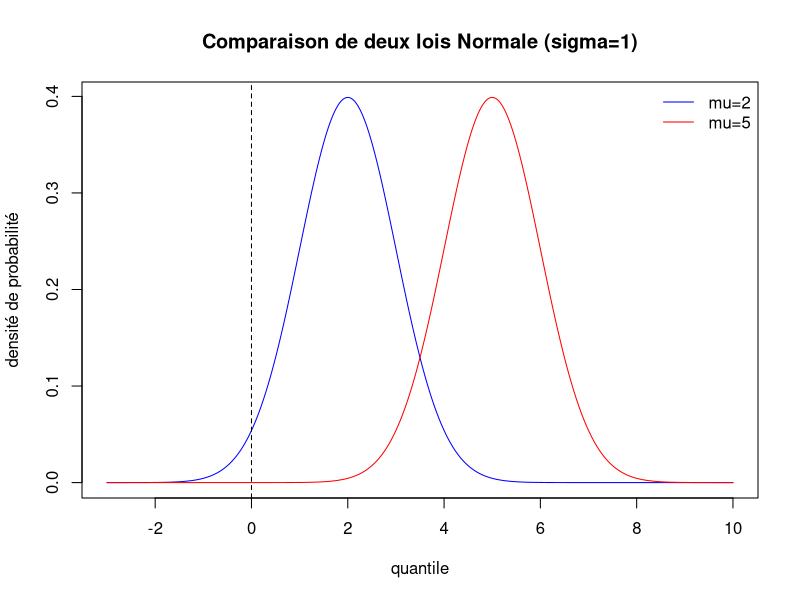
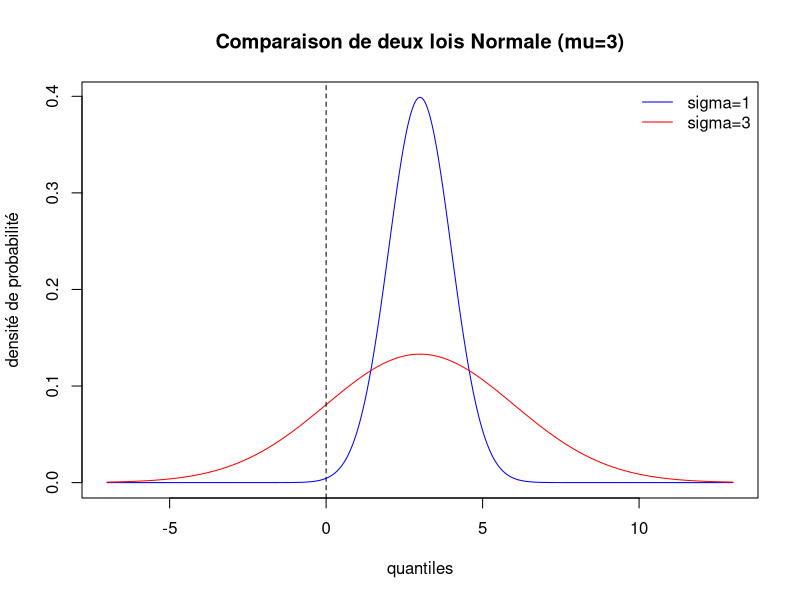
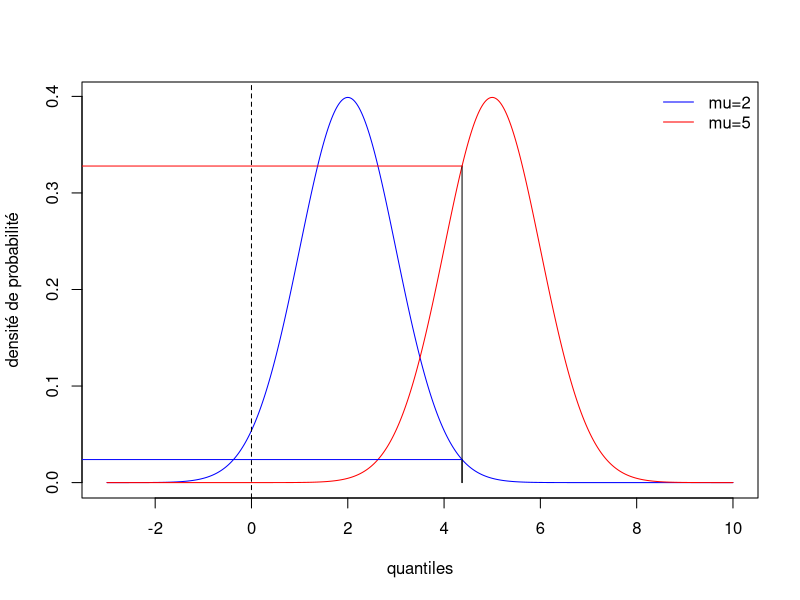
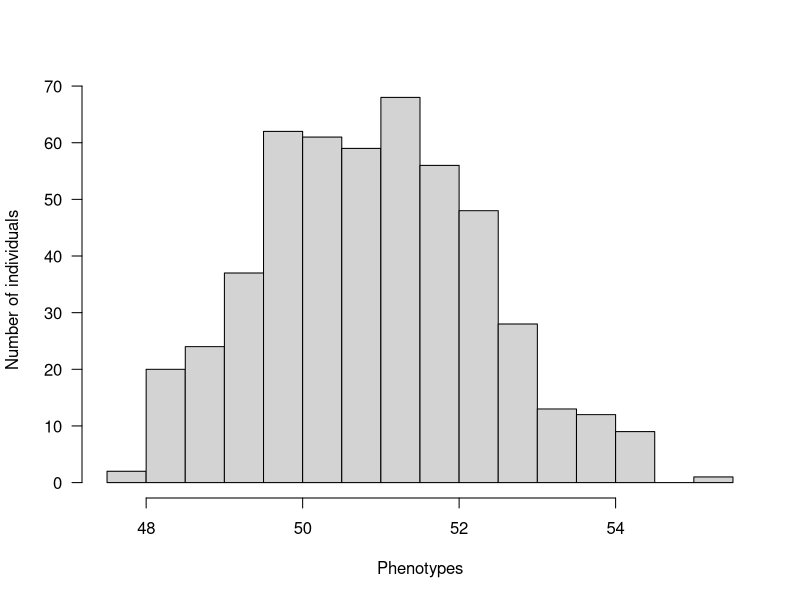
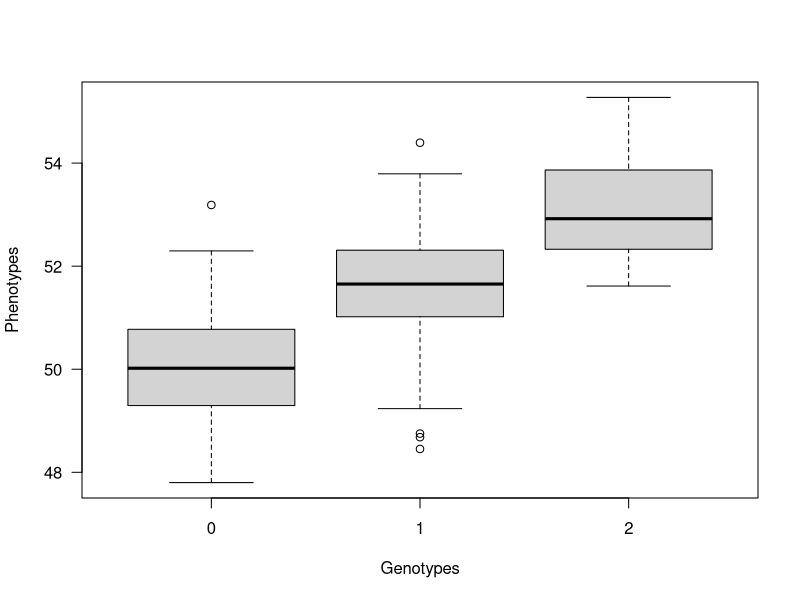
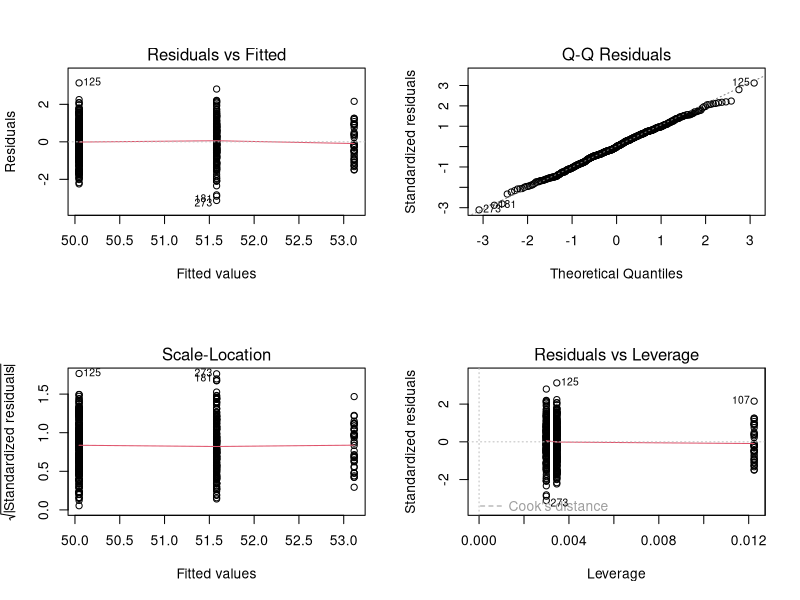
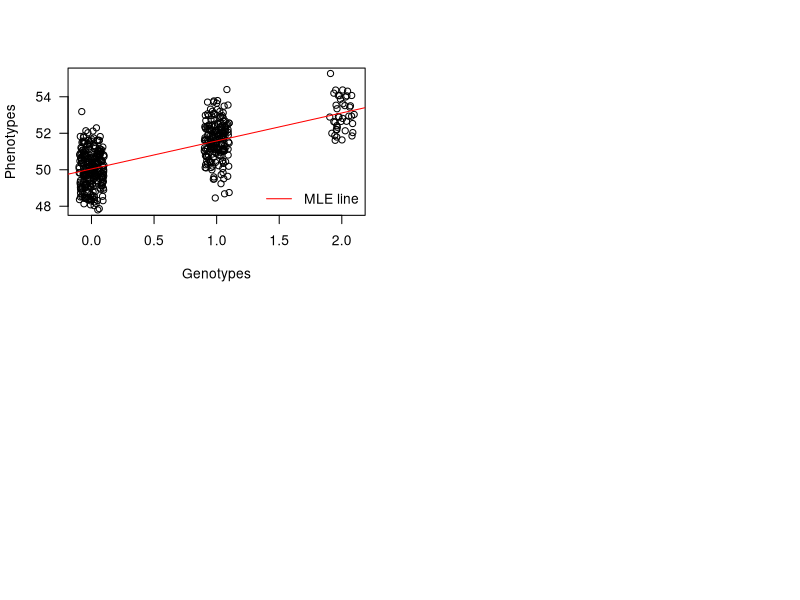

Write R code to recreate these figures, in order.
## ---- chunk 1
R.v.maj <- as.numeric(R.version$major)
R.v.min.1 <- as.numeric(strsplit(R.version$minor, "\\.")[[1]][1])
if(R.v.maj < 2 || (R.v.maj == 2 && R.v.min.1 < 15))
  stop("requires R >= 2.15", call.=FALSE)

suppressPackageStartupMessages(library(knitr))
opts_chunk$set(echo=TRUE, warning=TRUE, message=TRUE, cache=FALSE)

suppressPackageStartupMessages(library(MASS))

options(digits=3)
## ---- chunk 2
set.seed(1)
y <- rnorm(n=3, mean=5, sd=1)
## ---- chunk 3
x <- seq(from=-3, to=10, length.out=500)
plot(x=x, y=dnorm(x=x, mean=2, sd=1), type="l", col="blue",
     main="Comparaison de deux lois Normale (sigma=1)",
     xlab="quantile", ylab="densité de probabilité")
points(x=x, y=dnorm(x=x, mean=5, sd=1), type="l", col="red")
abline(v=0, lty=2)
legend("topright", legend=c("mu=2", "mu=5"), col=c("blue", "red"), lty=1, bty="n")
## ---- chunk 4
x <- seq(from=-7, to=13, length.out=500)
plot(x=x, y=dnorm(x=x, mean=3, sd=1), type="l", col="blue",
     main="Comparaison de deux lois Normale (mu=3)",
     xlab="quantiles", ylab="densité de probabilité")
points(x=x, y=dnorm(x=x, mean=3, sd=3), type="l", col="red")
abline(v=0, lty=2)
legend("topright", legend=c("sigma=1", "sigma=3"), col=c("blue", "red"), lty=1, bty="n")
## ---- chunk 5
x <- seq(from=-3, to=10, length.out=500)
plot(x=x, y=dnorm(x=x, mean=2, sd=1), type="l", col="blue",
     main="",
     xlab="quantiles", ylab="densité de probabilité")
points(x=x, y=dnorm(x=x, mean=5, sd=1), type="l", col="red")
abline(v=0, lty=2)
legend("topright", legend=c("mu=2", "mu=5"), col=c("blue", "red"), lty=1, bty="n")
segments(x0=y[1], y0=0, x1=y[1], y1=dnorm(x=y[1], mean=2, sd=1))
segments(x0=y[1], y0=0, x1=y[1], y1=dnorm(x=y[1], mean=5, sd=1))
segments(x0=y[1], y0=dnorm(x=y[1], mean=2, sd=1),
         x1=-5, y1=dnorm(x=y[1], mean=2, sd=1), col="blue")
segments(x0=y[1], y0=dnorm(x=y[1], mean=5, sd=1),
         x1=-5, y1=dnorm(x=y[1], mean=5, sd=1), col="red")
## ---- chunk 6
compute.log.likelihood <- function(parameters, data){
  mu <- parameters[1]
  sigma <- parameters[2]
  y <- data
  n <- length(y)
  log.lik <- - n * log(sigma) - (n/2) * log(2 * pi) - sum(((y - mu)^2) / (2 * sigma^2))
  return(log.lik)
}

compute.log.likelihood(c(5,1), y)
compute.log.likelihood(c(2,1), y)
## ---- chunk 7
sum(dnorm(x=y, mean=5, sd=1, log=TRUE))
sum(dnorm(x=y, mean=2, sd=1, log=TRUE))
## ---- chunk 8
seed <- 1859
set.seed(seed)
## ---- chunk 9
n <- 500
## ---- chunk 10
mu <- 50
## ---- chunk 11
##' Calculate the genotype frequencies (AA, Aa, aa) at Hardy-Weinberg equilibrium.
##'
##' https://en.wikipedia.org/wiki/Hardy%E2%80%93Weinberg_principle
##' @param maf frequency of the minor allele, a
##' @return vector of genotype frequencies
##' @author Timothée Flutre
calc.geno.freq <- function(maf){
  geno.freq <- c((1 - maf)^2,
                2 * (1 - maf) * maf,
                maf^2)
  names(geno.freq) <- c("AA", "Aa", "aa")
  return(geno.freq)
}

f <- 0.3
genotypes <- sample(x=c(0,1,2), size=n, replace=TRUE, prob=calc.geno.freq(f))
## ---- chunk 12
table(genotypes)
sum(genotypes) / (2 * n) # estimate of the MAF
var(genotypes) # important for the estimate of beta
## ---- chunk 13
(beta <- rnorm(n=1, mean=1, sd=1))
## ---- chunk 14
sigma <- 1
errors <- rnorm(n=n, mean=0, sd=sigma)
## ---- chunk 15
phenotypes <- mu + beta * genotypes + errors
## ---- chunk 16
hist(phenotypes, breaks="FD", las=1, main="",
     xlab="Phenotypes", ylab="Number of individuals")
## ---- chunk 17
boxplot(phenotypes ~ genotypes, xlab="Genotypes", ylab="Phenotypes", las=1)
## ---- chunk 18
dat <- data.frame(x=genotypes, y=phenotypes)
summary(dat)
## ---- chunk 19
fit <- lm(y ~ x, data=dat)
## ---- chunk 20
par(mfrow=c(2,2))
plot(fit)
## ---- chunk 21
summary(fit)
c(coefficients(fit)[1], coefficients(fit)[2], summary(fit)$sigma)
c(mu, beta, sigma)
(se.mu.hat <- summary(fit)$coef[1,2])
(se.beta.hat <- summary(fit)$coef[2,2])
summary(fit)$r.squared
(coefficients(fit)[2]^2 * var(dat$x)) /
  (coefficients(fit)[2]^2 * var(dat$x) + summary(fit)$sigma^2)
## ---- chunk 22
plot(phenotypes ~ jitter(genotypes, factor=0.5), las=1,
     xlab="Genotypes", ylab="Phenotypes")
abline(a=coefficients(fit)[1], b=coefficients(fit)[2], col="red")
legend("bottomright", legend="MLE line", col="red", lty=1, bty="n")
## ---- chunk 23
print(sessionInfo(), locale=FALSE)
